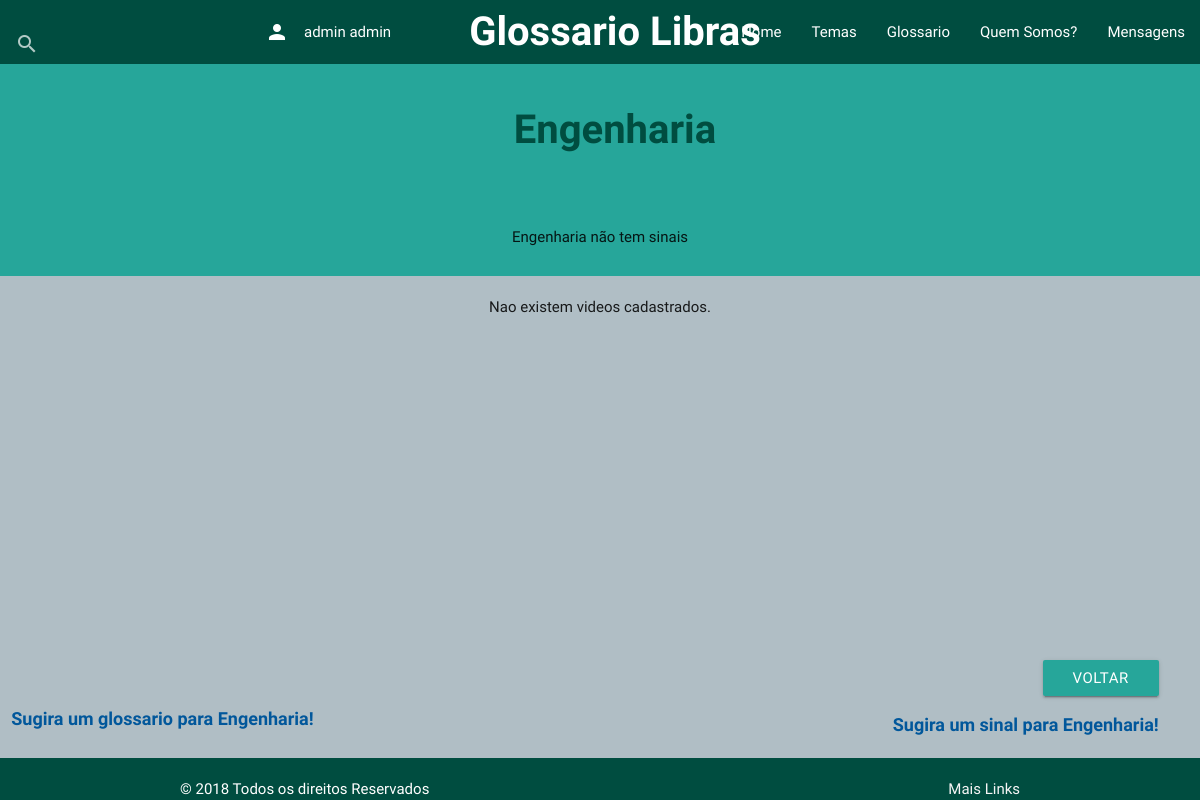
/Glossario/conteudo-categorias-glossarios/1/ (signed in), run on an earlier commit of the app's database.
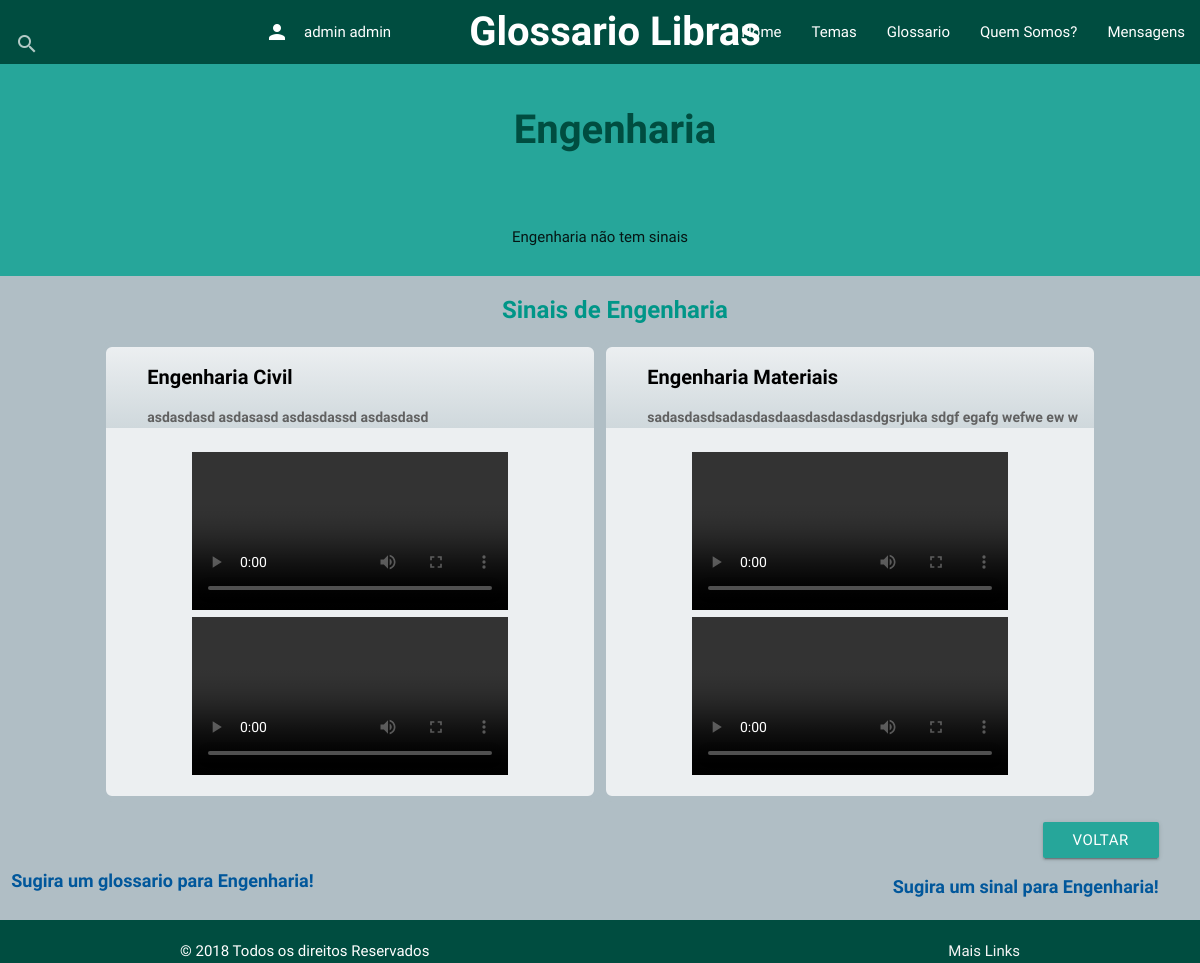
And on a later commit of the database.
### Glossario/models.py (models this page shows, shortened)
class Glossario(models.Model):
    titulo = models.CharField(max_length=200)
    pai = models.ForeignKey("self", on_delete=models.CASCADE, default=None, blank=True, null=True)
    postado = models.BooleanField(default=False)

class Sinal(models.Model):
    glossario = models.ForeignKey(Glossario, on_delete=models.CASCADE)
    titulo = models.CharField(max_length=100)
    descricao = models.TextField()
    sinal_video = models.FileField(upload_to='videos', null=False)
    postado = models.BooleanField(default=False)
    temas = models.ManyToManyField(Tema, blank=True)
    postador = models.ForeignKey(Perfil, on_delete=models.CASCADE, editable=False, null=True)
    conceito_video = models.FileField(upload_to='videos', null=True)

### Glossario/views.py (the view)
# urls.py: path('conteudo-categorias-glossarios/<int:glossario_id>/', views.conteudo_glossario, name='conteudo-glossario'),
@login_required
def conteudo_glossario(request, glossario_id):
    try:
        user_logado_id = request.user.id
        perfis = Perfil.objects.all()
        perfil_logado = Perfil.objects.get( user=user_logado_id )
        glossario = Glossario.objects.get(pk=glossario_id)
        lista_glossarios_filhos = perfil_logado.glossarios.filter(pai = glossario_id)
        lista_glossarios_responsavel = perfil_logado.glossarios_responsavel.filter( pai = glossario_id)
        lista_sinais = Sinal.objects.filter(glossario__id=glossario_id, postado=True)
        context = {'lista_sinais': lista_sinais,
                   'glossario': glossario,
                   'perfil_logado': perfil_logado,
                   'lista_glossarios_filhos': lista_glossarios_filhos,
                   'lista_glossarios_responsavel': lista_glossarios_responsavel}
    except Glossario.DoesNotExist:
        raise Http404("Glossario não existe")
    return render(request,'Glossario/sinais-glossario.html', context)

### Glossario/templates/Glossario/sinais-glossario.html (shortened to what this page needs)
{% extends 'Glossario/base.html' %}
 {% block content %}
  <div class="row  unidades2">
      	<div class="col s12">
   			<center><h1>{{ glossario.titulo }}</h1></center>
   	   	</div>
 		<br></br>		<br></br>		<br></br>
      	<div class=" col s12 ">
			{% if lista_glossarios_filhos  %}
				{% for glossario in lista_glossarios_filhos %}
					<a href="/conteudo-categorias-glossarios/{{ glossario.id }}/" class="subtitulo btn blue-grey lighten-4">{{ glossario.titulo }}</a>
				 {% endfor %}
				 {% else %}
			 	   <center><p>{{ glossario.titulo }} não tem sinais</p></center>
			{% endif %}
  		 </div>
	 </div>
	{% if lista_sinais %}
		<center><h3>Sinais de {{ glossario.titulo }} </h3></center>
			<div class="row">
			{% for sinal in lista_sinais %}
					 		<div class="col l5 push-l1 unidades3 center">
						 		<ul>
							     	<a class ="titulo left">{{ sinal.titulo }}</a>
							  	    <br></br>
							  	    <a class ="subtitulo left">{{ sinal.descricao }}</a>
							     	<br></br>
							     	<li><video   height="158" controls><source class="center" src="/static/Glossario/{{ sinal.sinal_video }}" type="video/mp4"></video>
					   			    <video   height="158" controls><source src="/static/Glossario/{{ sinal.conceito_video }}" type="video/mp4"></video>
					   			</ul>
				   			</div>
		 	{% endfor %}
		 </div>
	{% else %}
		<center> <p>Nao existem videos cadastrados.</p> </center>
	{% endif %}
{% endblock %}
{% block footer %}
 		<div class="footer">
			<div class="row" >
				<div class="col s6  ">
					<br></br>
					<a class ="link" href="/{{ glossario.id }}/enviar-glossario/ "/> Sugira um glossario para {{ glossario.titulo }}!</a>
				</div>
				<div class="col s6 push-s1  right-align">
					<button class="waves-effect waves-light btn color #01579b" type="submit" nome="voltar" onclick='history.go(-1)' >Voltar</button>
					<a class ="link" href="/{{ glossario.id }}/enviar-sinal/ "/> Sugira um sinal para {{ glossario.titulo }}!</a>
				</div>
			</div>
		</div>
{% endblock %}

What changed in the data, as far as the page shows it:
shown differently, row unchanged: Glossario "Engenharia": titulo (not shown) → "Engenharia"
added Sinal: titulo "Engenharia Civil", descricao "asdasdasd asdasasd asdasdassd asdasdasd"
added Sinal: titulo "Engenharia Materiais", descricao "sadasdasdsadasdasdaasdasdasdasdgsrjuka sdgf egafg wefwe ew w"
Also different on the page:
text no longer shown: "Nao existem videos cadastrados."
text now shown: "Sinais de"
